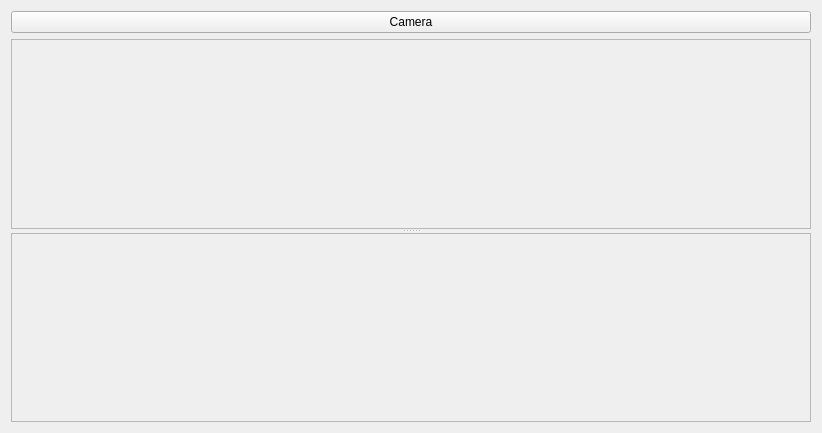
<?xml version="1.0" encoding="UTF-8"?>
<ui version="4.0">
 <class>local_guiDlg</class>
 <widget class="QWidget" name="local_guiDlg">
  <property name="geometry">
   <rect>
    <x>0</x>
    <y>0</y>
    <width>822</width>
    <height>433</height>
   </rect>
  </property>
  <property name="windowTitle">
   <string> layout</string>
  </property>
  <layout class="QVBoxLayout" name="verticalLayout">
   <item>
    <widget class="QPushButton" name="btn_camera_viz">
     <property name="text">
            <string>Camera</string>
     </property>
     <property name="maximumHeight">
      <number>35</number>
     </property>
    </widget>
   </item>
   <item>
    <widget class="QSplitter" name="splitter">
     <property name="orientation">
      <enum>Qt::Vertical</enum>
     </property>
     <widget class="QFrame" name="frame">
      <property name="frameShape">
       <enum>QFrame::StyledPanel</enum>
      </property>
      <property name="frameShadow">
       <enum>QFrame::Raised</enum>
      </property>
     </widget>
     <widget class="QFrame" name="frame_series">
      <property name="frameShape">
       <enum>QFrame::StyledPanel</enum>
      </property>
      <property name="frameShadow">
       <enum>QFrame::Raised</enum>
      </property>
     </widget>
    </widget>
   </item>
  </layout>
 </widget>
 <resources/>
 <connections/>
</ui>
